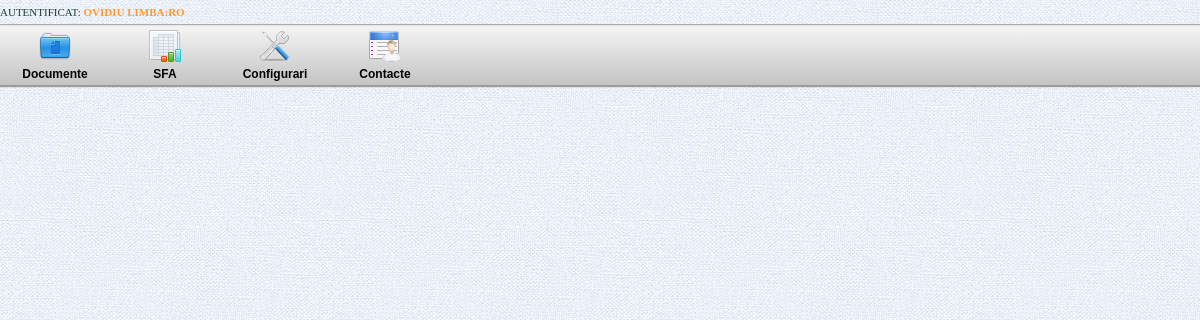
Page /master_page.php (signed in) on the committed database.
### tables this page shows
CREATE TABLE IF NOT EXISTS `meniu` (
  `id_meniu` int(11) NOT NULL AUTO_INCREMENT,
  `modul` varchar(15) NOT NULL,
  `nume_meniu` varchar(25) NOT NULL,
  `ico` varchar(35) NOT NULL,
  `tip` int(11) NOT NULL,
  `parinte` int(11) NOT NULL,
  `ordonare` int(11) NOT NULL,
  `adresa` varchar(30) NOT NULL,
  PRIMARY KEY (`id_meniu`)
);

### meniu.php (the view, shortened to what this page needs)
<!DOCTYPE html PUBLIC "-//W3C//DTD XHTML 1.0 Transitional//EN" "http://www.w3.org/TR/xhtml1/DTD/xhtml1-transitional.dtd">
<html xmlns="http://www.w3.org/1999/xhtml">
<link href="/CRM/css/meniu.css" rel="stylesheet" type="text/css" />
<head>
</head>
<body marginwidth="0" topmargin="0">
<div id="container-menu">
 <div class="info-top">
 <?php
 echo "Autentificat: ". "<span class=\"utilizator\">" . $_SESSION["MM_Username"] . " Limba:" .$_SESSION['user_lang'] . "</span><p>";
 ?>
 </div>
 <div class="main_menu">
    <ul id="menu">
        <?php
        $query_Meniu = "SELECT * FROM meniu where tip=0 ORDER BY ordonare ASC";
        $Meniu = mysql_query($query_Meniu, $conexiune_db) or die(mysql_error());
		while ($rowMeniu = mysql_fetch_array($Meniu))
        {
	    $nume_meniu=$rowMeniu['nume_meniu'];
		$ico_meniu=$rowMeniu['ico'];
		if ($rowMeniu['adresa'] == '#') {
        $adresa_meniu = "#";
        } else {
		$adresa_meniu="../".$rowMeniu['modul']."/".$rowMeniu['adresa'];
		}
    ?>
       <li><a href=<?php echo $adresa_meniu ?>><span><img src="/CRM/css/pic/Meniu/<?php echo $ico_meniu ?>" /></span><br><?php echo $nume_meniu; ?></span></a>
      </li>
  <?php } ?>
    </ul>
 </div>
</div>
</body>
</html>

### css/demo.css (style rules this page uses)
body,div,dl,dt,dd,ul,ol,li,h1,h2,h3,h4,h5,h6,pre,form,fieldset,input,textarea,p,blockquote,th,td { margin:0; padding:0; }
html,body { margin:0; padding:0; height: 100%; }
fieldset,img { border:0; }
ol,ul { list-style:none; }
body { font-family: Cambria, Palatino, "Palatino Linotype", "Palatino LT STD", Georgia, serif; background: #fff url(../pic/bg.jpg) repeat top left; font-weight: 400; font-size: 15px; color: #1d3c41; overflow-y: scroll; }
a { color: #333; text-decoration: none; }

### css/meniu.css (style rules this page uses)
#container-menu { width: 100%; margin-left: 0px; margin-right: 0px; height: 82px; }
.info-top { line-height: 24px; height: 24px; font-size: 11px; background: rgba(255, 255, 255, 0.4); text-transform: uppercase; z-index: 9999; position: relative; box-shadow: 1px 0px 2px rgba(0,0,0,0.2); background: url("../pic/bg.jpg") #FFFFFF; border-bottom: 1px solid #ABABAB; }
.utilizator { color: #F93; font-weight: bold; }
.main_menu { background: linear-gradient(to bottom, #F5F5F5, #C4C4C4) transparent; height: 60px; margin: 0px 0px 0px; text-align: center; background-size: 100%; }
#menu { width: 100%; margin: 0; padding: 0 0 0 0; list-style: none; -moz-box-shadow: 0 2px 1px #9c9c9c; -webkit-box-shadow: 0 2px 1px #9c9c9c; box-shadow: 0 2px 1px #9c9c9c; height: inherit; }
#menu li { float: left; padding: 0 0 10px 0; position: relative; line-height: 0; }
#menu a { float: left; padding: 5px 20px 5px 20px; color: #000000; font: bold 12px/25px Arial, Helvetica; text-decoration: none; width: 70px; }
#menu:after { visibility: hidden; display: block; font-size: 0; content: " "; clear: both; height: 0; }

### rows in the picture
meniu: ico (picture), nume_meniu "Documente"
meniu: ico (picture), nume_meniu "SFA"
meniu: ico (picture), nume_meniu "Configurari"
meniu: ico (picture), nume_meniu "Contacte"

### other values in the picture
$_SESSION["MM_Username"] "OVIDIU"
$_SESSION['user_lang'] "RO"
